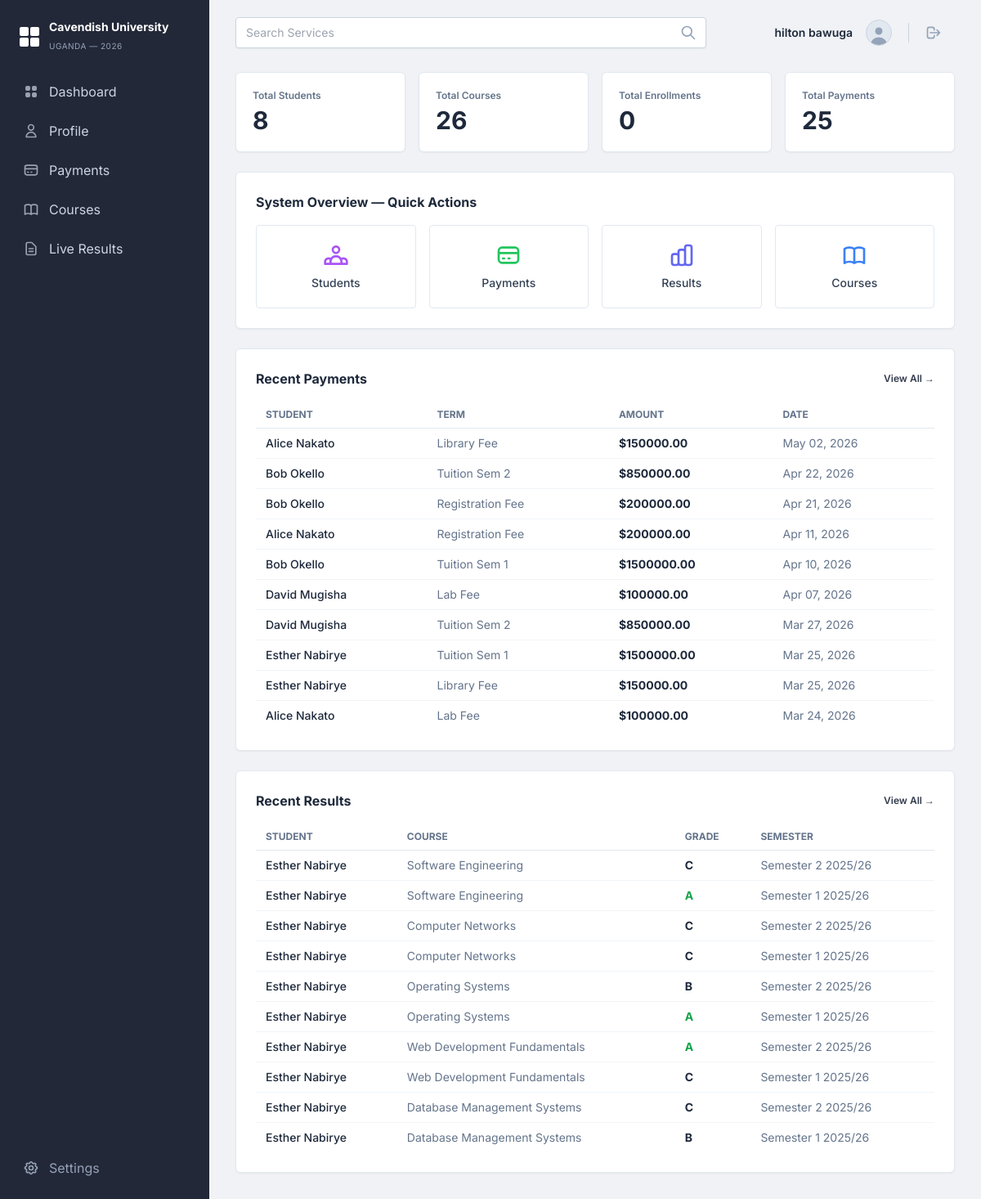
Page /reports/ (signed in) on the committed database.
### records/models.py (models this page shows, shortened)
class Payment(models.Model):
    student = models.ForeignKey(StudentProfile, on_delete=models.CASCADE)
    term = models.CharField(max_length=50)
    amount = models.DecimalField(max_digits=10, decimal_places=2)
    paid_on = models.DateField(auto_now_add=True)
    description = models.CharField(max_length=200, blank=True)

class StudentProfile(models.Model):
    STATUS_CHOICES = [
        ('active', 'Active'),
        ('inactive', 'Inactive'),
        ('graduated', 'Graduated'),
    ]
    user = models.OneToOneField(User, on_delete=models.CASCADE)
    admission_number = models.CharField(max_length=20, unique=True)
    date_of_birth = models.DateField(null=True, blank=True)
    gender = models.CharField(max_length=10, blank=True)
    department = models.CharField(max_length=100)
    programme = models.CharField(max_length=100, blank=True)
    status = models.CharField(max_length=20, choices=STATUS_CHOICES, default='active')
    phone = models.CharField(max_length=20, blank=True)
    address = models.TextField(blank=True)
    photo = models.FileField(upload_to='student_photos/', null=True, blank=True)

class Result(models.Model):
    GRADE_CHOICES = [
        ('A', 'A'),
        ('B', 'B'),
        ('C', 'C'),
        ('D', 'D'),
        ('F', 'F'),
    ]
    student = models.ForeignKey(StudentProfile, on_delete=models.CASCADE)
    course = models.ForeignKey(Course, on_delete=models.CASCADE)
    score = models.DecimalField(max_digits=5, decimal_places=2)
    grade = models.CharField(max_length=2, choices=GRADE_CHOICES)
    semester = models.CharField(max_length=30)
    remarks = models.CharField(max_length=200, blank=True)
    recorded_on = models.DateField(auto_now_add=True)
    class Meta:
        unique_together = ('student', 'course', 'semester')

class Course(models.Model):
    code = models.CharField(max_length=20, unique=True)
    name = models.CharField(max_length=200)
    credit_units = models.PositiveSmallIntegerField(default=3)
    description = models.TextField(blank=True)

### records/views.py (the view)
# urls.py: path('reports/', views.overall_report, name='overall_report'),
@login_required(login_url='login')
def overall_report(request):
    from django.db.models import Sum
    stats = {
        'students': StudentProfile.objects.count(),
        'courses': Course.objects.count(),
        'enrollments': Enrollment.objects.count(),
        'payments': Payment.objects.count(),
        'results': Result.objects.count(),
    }
    recent_payments = Payment.objects.select_related('student__user').order_by('-paid_on')[:10]
    recent_results = Result.objects.select_related('student__user', 'course').order_by('-id')[:10]
    return render(request, 'records/report_dashboard.html', {
        'stats': stats,
        'recent_payments': recent_payments,
        'recent_results': recent_results,
    })

### records/templates/records/report_dashboard.html (shortened to what this page needs)
{% extends 'records/base.html' %}
{% block content %}
<div class="grid grid-cols-4 gap-4 mb-6">
    <div class="bg-white p-5 rounded-md shadow-sm border border-cardBorder">
        <p class="text-xs font-semibold text-slate-500 mb-1">Total Students</p>
        <h2 class="text-3xl font-bold text-slate-800">{{ stats.students }}</h2>
    </div>
    <div class="bg-white p-5 rounded-md shadow-sm border border-cardBorder">
        <p class="text-xs font-semibold text-slate-500 mb-1">Total Courses</p>
        <h2 class="text-3xl font-bold text-slate-800">{{ stats.courses }}</h2>
    </div>
    <div class="bg-white p-5 rounded-md shadow-sm border border-cardBorder">
        <p class="text-xs font-semibold text-slate-500 mb-1">Total Enrollments</p>
        <h2 class="text-3xl font-bold text-slate-800">{{ stats.enrollments }}</h2>
    </div>
    <div class="bg-white p-5 rounded-md shadow-sm border border-cardBorder">
        <p class="text-xs font-semibold text-slate-500 mb-1">Total Payments</p>
        <h2 class="text-3xl font-bold text-slate-800">{{ stats.payments }}</h2>
    </div>
</div>
<div class="bg-white rounded-md shadow-sm border border-cardBorder p-6 mb-6">
    <h3 class="text-base font-bold text-slate-800 mb-4">System Overview — Quick Actions</h3>
    <div class="grid grid-cols-4 gap-4">
        <a href="{% url 'student_list' %}" class="flex flex-col items-center p-5 border border-slate-200 rounded hover:bg-slate-50 transition text-center">
            <span class="text-sm font-medium text-slate-700">Students</span>
        </a>
        <a href="{% url 'payment_list' %}" class="flex flex-col items-center p-5 border border-slate-200 rounded hover:bg-slate-50 transition text-center">
            <svg class="w-8 h-8 text-green-500 mb-2" fill="none" stroke="currentColor" viewBox="0 0 24 24"><path stroke-linecap="round" stroke-linejoin="round" stroke-width="2" d="M3 10h18M7 15h1m4 0h1m-7 4h12a3 3 0 003-3V8a3 3 0 00-3-3H6a3 3 0 00-3 3v8a3 3 0 003 3z"></path></svg>
            <span class="text-sm font-medium text-slate-700">Payments</span>
        </a>
        <a href="{% url 'result_list' %}" class="flex flex-col items-center p-5 border border-slate-200 rounded hover:bg-slate-50 transition text-center">
            <span class="text-sm font-medium text-slate-700">Results</span>
        </a>
        <a href="{% url 'course_list' %}" class="flex flex-col items-center p-5 border border-slate-200 rounded hover:bg-slate-50 transition text-center">
            <span class="text-sm font-medium text-slate-700">Courses</span>
        </a>
    </div>
</div>
<div class="bg-white rounded-md shadow-sm border border-cardBorder p-6 mb-6">
    <div class="flex items-center justify-between mb-4">
        <h3 class="text-base font-bold text-slate-800">Recent Payments</h3>
        <a href="{% url 'payment_list' %}" class="text-xs font-semibold text-sidebarActive hover:underline">View All →</a>
    </div>
    <table class="w-full text-left border-collapse text-sm">
        <thead><tr class="border-b border-slate-200">
            <th class="py-2 px-3 text-xs font-bold text-slate-500 uppercase">Student</th>
            <th class="py-2 px-3 text-xs font-bold text-slate-500 uppercase">Term</th>
            <th class="py-2 px-3 text-xs font-bold text-slate-500 uppercase">Amount</th>
            <th class="py-2 px-3 text-xs font-bold text-slate-500 uppercase">Date</th>
        </tr></thead>
        <tbody class="divide-y divide-slate-100">
        {% for p in recent_payments %}
        <tr class="hover:bg-slate-50">
            <td class="py-2 px-3 font-medium text-slate-800">{{ p.student.user.get_full_name|default:p.student.user.username }}</td>
            <td class="py-2 px-3 text-slate-500">{{ p.term }}</td>
            <td class="py-2 px-3 font-bold text-slate-800">${{ p.amount }}</td>
            <td class="py-2 px-3 text-slate-500">{{ p.paid_on|date:"M d, Y" }}</td>
        </tr>
        {% empty %}
        <tr><td colspan="4" class="py-6 text-center text-slate-400">No payments recorded.</td></tr>
        {% endfor %}
        </tbody>
    </table>
</div>
<div class="bg-white rounded-md shadow-sm border border-cardBorder p-6">
    <div class="flex items-center justify-between mb-4">
        <h3 class="text-base font-bold text-slate-800">Recent Results</h3>
        <a href="{% url 'result_list' %}" class="text-xs font-semibold text-sidebarActive hover:underline">View All →</a>
    </div>
    <table class="w-full text-left border-collapse text-sm">
        <thead><tr class="border-b border-slate-200">
            <th class="py-2 px-3 text-xs font-bold text-slate-500 uppercase">Student</th>
            <th class="py-2 px-3 text-xs font-bold text-slate-500 uppercase">Course</th>
            <th class="py-2 px-3 text-xs font-bold text-slate-500 uppercase">Grade</th>
            <th class="py-2 px-3 text-xs font-bold text-slate-500 uppercase">Semester</th>
        </tr></thead>
        <tbody class="divide-y divide-slate-100">
        {% for r in recent_results %}
        <tr class="hover:bg-slate-50">
            <td class="py-2 px-3 font-medium text-slate-800">{{ r.student.user.get_full_name|default:r.student.user.username }}</td>
            <td class="py-2 px-3 text-slate-500">{{ r.course.name }}</td>
            <td class="py-2 px-3 font-bold {% if r.grade == 'F' %}text-red-500{% elif r.grade == 'A' %}text-green-600{% else %}text-slate-800{% endif %}">{{ r.grade }}</td>
            <td class="py-2 px-3 text-slate-500">{{ r.semester }}</td>
        </tr>
        {% empty %}
        <tr><td colspan="4" class="py-6 text-center text-slate-400">No results recorded.</td></tr>
        {% endfor %}
        </tbody>
    </table>
</div>
{% endblock %}

### records/templates/records/base.html (shortened to what this page needs)
{% load static %}
<!DOCTYPE html>
<html lang="en">
<head>
    <script src="https://cdn.tailwindcss.com"></script>
</head>
<body class="text-slate-800 antialiased overflow-hidden flex h-screen">
{% if user.is_authenticated %}
    <aside class="w-64 bg-sidebar text-slate-300 flex-shrink-0 h-full flex flex-col z-20">
        <nav class="flex-1 py-6 px-3 space-y-1 overflow-y-auto">
            <div class="mb-6 px-3 flex items-center gap-3">
                <div class="w-6 h-6 grid grid-cols-2 gap-0.5">
                    <div class="bg-white rounded-sm"></div>
                    <div class="bg-white rounded-sm"></div>
                    <div class="bg-white rounded-sm"></div>
                    <div class="bg-white rounded-sm"></div>
                </div>
                <div>
                    <span class="text-white font-bold text-sm leading-tight block">Cavendish University</span>
                    <span class="text-slate-400 text-[10px] uppercase tracking-wider">Uganda &mdash; 2026</span>
                </div>
            </div>
            {% with current=request.resolver_match.url_name %}
            <a href="{% url 'dashboard' %}" class="flex items-center gap-3 px-3 py-2.5 rounded transition-all duration-200 {% if current == 'dashboard' %}bg-sidebarActive text-white border-l-4 border-white{% else %}hover:bg-white/5 border-l-4 border-transparent{% endif %}">
                Dashboard
            </a>
            {% if user.userprofile.role == 'student' %}
            <a href="{% url 'profile' %}" class="flex items-center gap-3 px-3 py-2.5 rounded transition-all duration-200 {% if current == 'profile' %}bg-sidebarActive text-white border-l-4 border-white{% else %}hover:bg-white/5 border-l-4 border-transparent{% endif %}">
                <svg class="w-5 h-5 opacity-70" fill="none" stroke="currentColor" viewBox="0 0 24 24"><path stroke-linecap="round" stroke-linejoin="round" stroke-width="2" d="M16 7a4 4 0 11-8 0 4 4 0 018 0zM12 14a7 7 0 00-7 7h14a7 7 0 00-7-7z"></path></svg>
                Profile
            </a>
            <a href="{% url 'payment_list' %}" class="flex items-center gap-3 px-3 py-2.5 rounded transition-all duration-200 {% if current == 'payment_list' %}bg-sidebarActive text-white border-l-4 border-white{% else %}hover:bg-white/5 border-l-4 border-transparent{% endif %}">
                <svg class="w-5 h-5 opacity-70" fill="none" stroke="currentColor" viewBox="0 0 24 24"><path stroke-linecap="round" stroke-linejoin="round" stroke-width="2" d="M3 10h18M7 15h1m4 0h1m-7 4h12a3 3 0 003-3V8a3 3 0 00-3-3H6a3 3 0 00-3 3v8a3 3 0 003 3z"></path></svg>
                Payments
            </a>
            <a href="{% url 'course_list' %}" class="flex items-center gap-3 px-3 py-2.5 rounded transition-all duration-200 {% if current == 'course_list' %}bg-sidebarActive text-white border-l-4 border-white{% else %}hover:bg-white/5 border-l-4 border-transparent{% endif %}">
                Courses
            </a>
            <a href="{% url 'result_list' %}" class="flex items-center gap-3 px-3 py-2.5 rounded transition-all duration-200 {% if current == 'result_list' %}bg-sidebarActive text-white border-l-4 border-white{% else %}hover:bg-white/5 border-l-4 border-transparent{% endif %}">
                <svg class="w-5 h-5 opacity-70" fill="none" stroke="currentColor" viewBox="0 0 24 24"><path stroke-linecap="round" stroke-linejoin="round" stroke-width="2" d="M9 12h6m-6 4h6m2 5H7a2 2 0 01-2-2V5a2 2 0 012-2h5.586a1 1 0 01.707.293l5.414 5.414a1 1 0 01.293.707V19a2 2 0 01-2 2z"></path></svg>
                Live Results
            </a>
            {% endif %}
            {% endwith %}
        </nav>
        <div class="p-4 mt-auto">
            <a href="#" class="flex items-center gap-3 px-3 py-2.5 rounded transition-all duration-200 hover:bg-white/5 text-slate-400">
                Settings
            </a>
        </div>
    </aside>
    <div class="flex-1 flex flex-col h-screen overflow-hidden bg-background">
        <header class="h-20 px-8 flex items-center justify-between flex-shrink-0">
            <div class="flex-1 max-w-xl">
                <div class="relative flex items-center">
                    <input type="text" placeholder="Search Services" class="w-full bg-white border-none rounded-md py-2.5 pl-4 pr-10 text-sm text-slate-700 shadow-sm focus:ring-0">
                    <div class="absolute right-3 text-slate-400">
                        <svg class="w-5 h-5" fill="none" stroke="currentColor" viewBox="0 0 24 24"><path stroke-linecap="round" stroke-linejoin="round" stroke-width="2" d="M21 21l-6-6m2-5a7 7 0 11-14 0 7 7 0 0114 0z"></path></svg>
                    </div>
                </div>
            </div>
            <div class="flex items-center gap-4 ml-4 px-4 py-2">
                <span class="text-sm font-semibold text-slate-800">{{ user.get_full_name|default:user.username }}</span>
                <div class="w-8 h-8 rounded-full bg-slate-200 overflow-hidden border border-slate-300">
                    <svg class="w-full h-full text-slate-400 mt-1" fill="currentColor" viewBox="0 0 20 20"><path fill-rule="evenodd" d="M10 9a3 3 0 100-6 3 3 0 000 6zm-7 9a7 7 0 1114 0H3z" clip-rule="evenodd"></path></svg>
                </div>
                <a href="{% url 'logout' %}" class="text-slate-400 hover:text-slate-600">
                    <svg class="w-5 h-5" fill="none" stroke="currentColor" viewBox="0 0 24 24"><path stroke-linecap="round" stroke-linejoin="round" stroke-width="2" d="M17 16l4-4m0 0l-4-4m4 4H7m6 4v1a3 3 0 01-3 3H6a3 3 0 01-3-3V7a3 3 0 013-3h4a3 3 0 013 3v1"></path></svg>
                </a>
            </div>
        </header>
        <main class="flex-1 overflow-y-auto p-8 pt-2">
            {% block content %}{% endblock %}
        </main>
    </div>
{% else %}
    <div class="flex-1 bg-background min-h-screen w-full overflow-y-auto py-12 px-4 flex justify-center">
        <div class="w-full max-w-md my-auto">
            {% block auth_content %}{% endblock %}
        </div>
    </div>
{% endif %}
</body>
</html>

### records/templates/records/base.html (style rules this page uses)
body { font-family: 'Inter', sans-serif; background-color: #f0f2f5; }
input[type="text"], input[type="password"], input[type="email"], select, textarea { width: 100%; padding: 0.5rem 0.75rem; border: 1px solid #cbd5e1; border-radius: 0.25rem; outline: none; transition: border-color 0.2s; }

### rows in the picture
Payment: student.user.get_full_name "Alice Nakato", term "Library Fee", amount "150000.00", paid_on "May 02, 2026"
Payment: student.user.get_full_name "Bob Okello", term "Tuition Sem 2", amount "850000.00", paid_on "Apr 22, 2026"
Payment: student.user.get_full_name "Bob Okello", term "Registration Fee", amount "200000.00", paid_on "Apr 21, 2026"
Payment: student.user.get_full_name "Alice Nakato", term "Registration Fee", amount "200000.00", paid_on "Apr 11, 2026"
Payment: student.user.get_full_name "Bob Okello", term "Tuition Sem 1", amount "1500000.00", paid_on "Apr 10, 2026"
Payment: student.user.get_full_name "David Mugisha", term "Lab Fee", amount "100000.00", paid_on "Apr 07, 2026"
Payment: student.user.get_full_name "David Mugisha", term "Tuition Sem 2", amount "850000.00", paid_on "Mar 27, 2026"
Payment: student.user.get_full_name "Esther Nabirye", term "Tuition Sem 1", amount "1500000.00", paid_on "Mar 25, 2026"
Payment: student.user.get_full_name "Esther Nabirye", term "Library Fee", amount "150000.00", paid_on "Mar 25, 2026"
Payment: student.user.get_full_name "Alice Nakato", term "Lab Fee", amount "100000.00", paid_on "Mar 24, 2026"
Result: student.user.get_full_name "Esther Nabirye", course.name "Software Engineering", grade "C", semester "Semester 2 2025/26"
Result: student.user.get_full_name "Esther Nabirye", course.name "Software Engineering", grade "A", semester "Semester 1 2025/26"
Result: student.user.get_full_name "Esther Nabirye", course.name "Computer Networks", grade "C", semester "Semester 2 2025/26"
Result: student.user.get_full_name "Esther Nabirye", course.name "Computer Networks", grade "C", semester "Semester 1 2025/26"
Result: student.user.get_full_name "Esther Nabirye", course.name "Operating Systems", grade "B", semester "Semester 2 2025/26"
Result: student.user.get_full_name "Esther Nabirye", course.name "Operating Systems", grade "A", semester "Semester 1 2025/26"
Result: student.user.get_full_name "Esther Nabirye", course.name "Web Development Fundamentals", grade "A", semester "Semester 2 2025/26"
Result: student.user.get_full_name "Esther Nabirye", course.name "Web Development Fundamentals", grade "C", semester "Semester 1 2025/26"
Result: student.user.get_full_name "Esther Nabirye", course.name "Database Management Systems", grade "C", semester "Semester 2 2025/26"
Result: student.user.get_full_name "Esther Nabirye", course.name "Database Management Systems", grade "B", semester "Semester 1 2025/26"

### other values in the picture
{{ user.get_full_name|default:user.username }} "hilton bawuga"
{{ stats.students }} "8"
{{ stats.courses }} "26"
{{ stats.enrollments }} "0"
{{ stats.payments }} "25"
